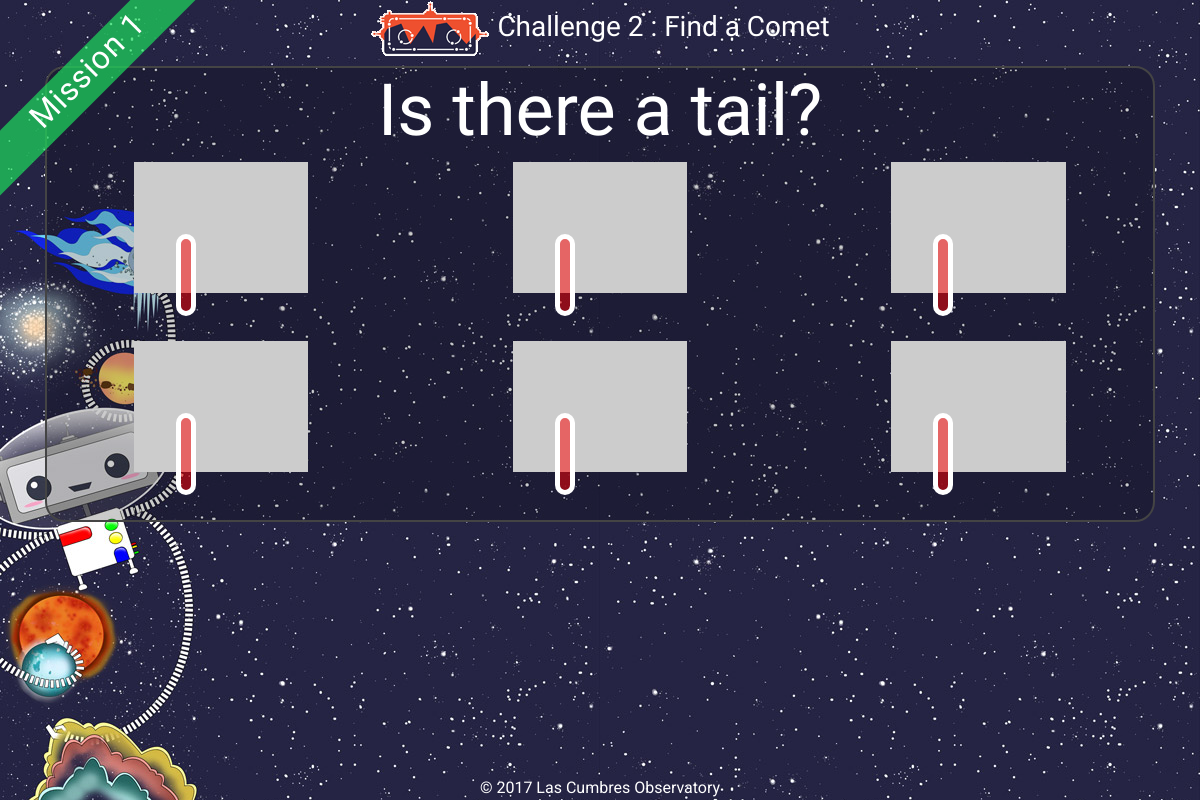
Screenshot of /challenge/2/observe/ (signed in) with the database file from the repository.
### explorer/models.py (models this page shows, shortened)
class Challenge(models.Model):
    number = models.IntegerField()
    name = models.CharField(max_length=200)
    mission = models.ForeignKey(Mission)
    description = models.TextField(help_text=_("Research page info"))
    action = models.TextField(help_text=_("What the user should look for on investigate?"))
    category = models.TextField(help_text=_("What type of object is this?"), blank=True, null=True)
    avm_code = models.CharField(max_length=50, blank=True, null=True)
    active = models.BooleanField(default=True)
    sticker_total = models.IntegerField(default=0)
    is_last = models.BooleanField(default=False)

class Mission(models.Model):
    number = models.IntegerField()
    name = models.CharField(max_length=200)
    patch = models.ImageField(upload_to='patches')
    sticker_total = models.IntegerField(default=0)

### explorer/views.py (the view)
# urls.py: url(r'^challenge/(?P<pk>[0-9]+)/start/$', ChallengeView.as_view(), {'mode':'start'}, name="start"),
class ChallengeView(LoginRequiredMixin, DetailView):
    model = Challenge
    def get(self, request, *args, **kwargs):
        if kwargs.get('mode',None) == 'failed':
            self.template_name = "explorer/challenge-message.html"
        else:
            self.template_name = "explorer/challenge-{}.html".format(kwargs['mode'])
        return super(ChallengeView, self).get(request, *args, **kwargs)
    def get_context_data(self, **kwargs):
        context = super(ChallengeView, self).get_context_data(**kwargs)
        if kwargs.get('mode',None) != 'start':
            obj,created = Progress.objects.get_or_create(challenge=self.get_object(), user=self.request.user)
            if created:
                obj.last_update = datetime.utcnow()
                obj.save()
            context['progress'] = obj
        return context

### serol/auth_backend.py (called while the page is built)
    def get_user(self, user_id):
        try:
            return User.objects.get(pk=user_id)
        except User.DoesNotExist:
            return None

### explorer/templates/explorer/challenge-observe.html (shortened to what this page needs)
{% extends 'explorer/challenge-base.html' %}
{% load static i18n %}
{% block wrapper-class%}challenge mission-{{object.mission.number}}-sidebar{%endblock%}
{% block main-body %}
<div class="centre-container">
  <h1>{{object.action}}</h1>
  <div class="row">
    {% for i in "012345" %}
    <div class="col-lg-4  col-sm-6 pb-5 target-holder">
        <a href="#" id="target-img-{{i}}" data-toggle="modal" data-target="#targetModal" data-tid="">
            <img class="img-fluid" src="http://placehold.it/400x300" alt="">
            <div class="target-name-holder">
              <span class="target-name"></span>
            </div>
        </a>
    </div>
    {% endfor %}
  </div>
  </div>
{% endblock %}

### explorer/templates/explorer/challenge-base.html (shortened to what this page needs)
{% extends 'explorer/base.html' %}
{% load static i18n %}
{% block main-content %}
<div class="container">
{% block main-header %}
<h3><a href="{% url 'home' %}"><img src="{% static 'explorer/images/serol_logo_sm.png'%}" /></a> Challenge {{object.number}} : {{object.name}}</h3>
{% endblock %}
{% block main-body %}
{% endblock %}
</div>
{% endblock %}
{% block ribbon %}
<div class="corner-ribbon sticky shadow mission-{{object.mission.number}}-colour"><h2>{% trans "Mission" %} {{object.mission.number}}</h2></div>
{% endblock %}

### explorer/static/explorer/css/layout.css (style rules this page uses)
a, a:focus, a:hover { color: #fff; }
html, body { height: 100%; }
body { text-align: center; font-family: 'Roboto', sans-serif; background: url('../images/serol_bg_sm.jpg') repeat fixed #2b3e50; color: #fff; }
.centre-container { border: 2px solid #444; border-radius: 20px; background: rgba(0,0,0,0.2); }
h1, h2, h3, h4, h5, h6, .target-name { font-family: 'Oswald', sans-serif; font-weight: 300; color: #fff; }
h1 { font-size:4.5rem; }
.mission-1-colour, .mission-1-sidebar .page-header { background-color:rgba(29, 220, 93, 0.7); }
.target-name-holder { vertical-align: middle; position:absolute; top:40%; left:38%; border-radius: 20px; border:5px solid #fff; background-color: rgba(255,0,0,0.5); }
.target-name { font-size:3rem; z-index:2; padding: 5px; }
.target-holder img { width:50%; }
.corner-ribbon { width: 300px; position: absolute; top: 50px; left: -60px; text-align: center; line-height: 50px; letter-spacing: 1px; color: #f0f0f0; transform: rotate(-45deg); -webkit-transform: rotate(-45deg); }

### rows the page displays
Challenge: number "2", name "Find a Comet", action "Is there a tail?", mission.number "1"
